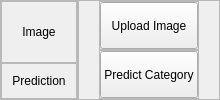
         <widget class="QWidget" name="home_page">
          <layout class="QHBoxLayout" name="horizontalLayout_2">
           <property name="spacing">
            <number>0</number>
           </property>
           <property name="leftMargin">
            <number>0</number>
           </property>
           <property name="topMargin">
            <number>0</number>
           </property>
           <property name="rightMargin">
            <number>0</number>
           </property>
           <property name="bottomMargin">
            <number>0</number>
           </property>
           <item>
            <widget class="QFrame" name="frame_2">
             <property name="frameShape">
              <enum>QFrame::StyledPanel</enum>
             </property>
             <property name="frameShadow">
              <enum>QFrame::Raised</enum>
             </property>
             <layout class="QVBoxLayout" name="verticalLayout_2">
              <property name="spacing">
               <number>0</number>
              </property>
              <property name="leftMargin">
               <number>0</number>
              </property>
              <property name="topMargin">
               <number>0</number>
              </property>
              <property name="rightMargin">
               <number>0</number>
              </property>
              <property name="bottomMargin">
               <number>0</number>
              </property>
              <item>
               <widget class="QFrame" name="frame_4">
                <property name="sizePolicy">
                 <sizepolicy hsizetype="Preferred" vsizetype="MinimumExpanding">
                  <horstretch>0</horstretch>
                  <verstretch>0</verstretch>
                 </sizepolicy>
                </property>
                <property name="frameShape">
                 <enum>QFrame::StyledPanel</enum>
                </property>
                <property name="frameShadow">
                 <enum>QFrame::Raised</enum>
                </property>
                <layout class="QVBoxLayout" name="verticalLayout_6">
                 <property name="spacing">
                  <number>0</number>
                 </property>
                 <property name="leftMargin">
                  <number>10</number>
                 </property>
                 <property name="topMargin">
                  <number>10</number>
                 </property>
                 <property name="rightMargin">
                  <number>10</number>
                 </property>
                 <property name="bottomMargin">
                  <number>10</number>
                 </property>
                 <item>
                  <widget class="QLabel" name="image_label">
                   <property name="text">
                    <string>Image</string>
                   </property>
                   <property name="alignment">
                    <set>Qt::AlignCenter</set>
                   </property>
                  </widget>
                 </item>
                </layout>
               </widget>
              </item>
              <item>
               <widget class="QFrame" name="frame_5">
                <property name="frameShape">
                 <enum>QFrame::StyledPanel</enum>
                </property>
                <property name="frameShadow">
                 <enum>QFrame::Raised</enum>
                </property>
                <layout class="QVBoxLayout" name="verticalLayout_7">
                 <property name="spacing">
                  <number>0</number>
                 </property>
                 <property name="leftMargin">
                  <number>10</number>
                 </property>
                 <property name="topMargin">
                  <number>10</number>
                 </property>
                 <property name="rightMargin">
                  <number>10</number>
                 </property>
                 <property name="bottomMargin">
                  <number>10</number>
                 </property>
                 <item>
                  <widget class="QLabel" name="prediction_msg">
                   <property name="text">
                    <string>Prediction</string>
                   </property>
                   <property name="alignment">
                    <set>Qt::AlignCenter</set>
                   </property>
                  </widget>
                 </item>
                </layout>
               </widget>
              </item>
             </layout>
            </widget>
           </item>
           <item>
            <widget class="QFrame" name="frame_3">
             <property name="sizePolicy">
              <sizepolicy hsizetype="Minimum" vsizetype="Minimum">
               <horstretch>0</horstretch>
               <verstretch>0</verstretch>
              </sizepolicy>
             </property>
             <property name="maximumSize">
              <size>
               <width>200</width>
               <height>16777215</height>
              </size>
             </property>
             <property name="frameShape">
              <enum>QFrame::StyledPanel</enum>
             </property>
             <property name="frameShadow">
              <enum>QFrame::Raised</enum>
             </property>
             <layout class="QVBoxLayout" name="verticalLayout_3">
              <property name="spacing">
               <number>0</number>
              </property>
              <property name="leftMargin">
               <number>20</number>
              </property>
              <property name="topMargin">
               <number>0</number>
              </property>
              <property name="rightMargin">
               <number>20</number>
              </property>
              <property name="bottomMargin">
               <number>0</number>
              </property>
              <item>
               <widget class="QFrame" name="frame_6">
                <property name="sizePolicy">
                 <sizepolicy hsizetype="Preferred" vsizetype="Minimum">
                  <horstretch>0</horstretch>
                  <verstretch>0</verstretch>
                 </sizepolicy>
                </property>
                <property name="maximumSize">
                 <size>
                  <width>16777215</width>
                  <height>150</height>
                 </size>
                </property>
                <property name="frameShape">
                 <enum>QFrame::StyledPanel</enum>
                </property>
                <property name="frameShadow">
                 <enum>QFrame::Raised</enum>
                </property>
                <layout class="QVBoxLayout" name="verticalLayout_4">
                 <property name="spacing">
                  <number>0</number>
                 </property>
                 <property name="leftMargin">
                  <number>0</number>
                 </property>
                 <property name="topMargin">
                  <number>0</number>
                 </property>
                 <property name="rightMargin">
                  <number>0</number>
                 </property>
                 <property name="bottomMargin">
                  <number>0</number>
                 </property>
                 <item>
                  <widget class="QPushButton" name="upload_img_btn">
                   <property name="sizePolicy">
                    <sizepolicy hsizetype="Minimum" vsizetype="Minimum">
                     <horstretch>0</horstretch>
                     <verstretch>0</verstretch>
                    </sizepolicy>
                   </property>
                   <property name="maximumSize">
                    <size>
                     <width>16777215</width>
                     <height>150</height>
                    </size>
                   </property>
                   <property name="text">
                    <string>Upload Image</string>
                   </property>
                  </widget>
                 </item>
                </layout>
               </widget>
              </item>
              <item>
               <widget class="QFrame" name="frame_7">
                <property name="maximumSize">
                 <size>
                  <width>16777215</width>
                  <height>150</height>
                 </size>
                </property>
                <property name="frameShape">
                 <enum>QFrame::StyledPanel</enum>
                </property>
                <property name="frameShadow">
                 <enum>QFrame::Raised</enum>
                </property>
                <layout class="QVBoxLayout" name="verticalLayout_5">
                 <property name="spacing">
                  <number>0</number>
                 </property>
                 <property name="leftMargin">
                  <number>0</number>
                 </property>
                 <property name="topMargin">
                  <number>0</number>
                 </property>
                 <property name="rightMargin">
                  <number>0</number>
                 </property>
                 <property name="bottomMargin">
                  <number>0</number>
                 </property>
                 <item>
                  <widget class="QPushButton" name="categories_btn">
                   <property name="sizePolicy">
                    <sizepolicy hsizetype="Preferred" vsizetype="Preferred">
                     <horstretch>0</horstretch>
                     <verstretch>0</verstretch>
                    </sizepolicy>
                   </property>
                   <property name="text">
                    <string>Predict Category</string>
                   </property>
                  </widget>
                 </item>
                </layout>
               </widget>
              </item>
             </layout>
            </widget>
           </item>
          </layout>
         </widget>
